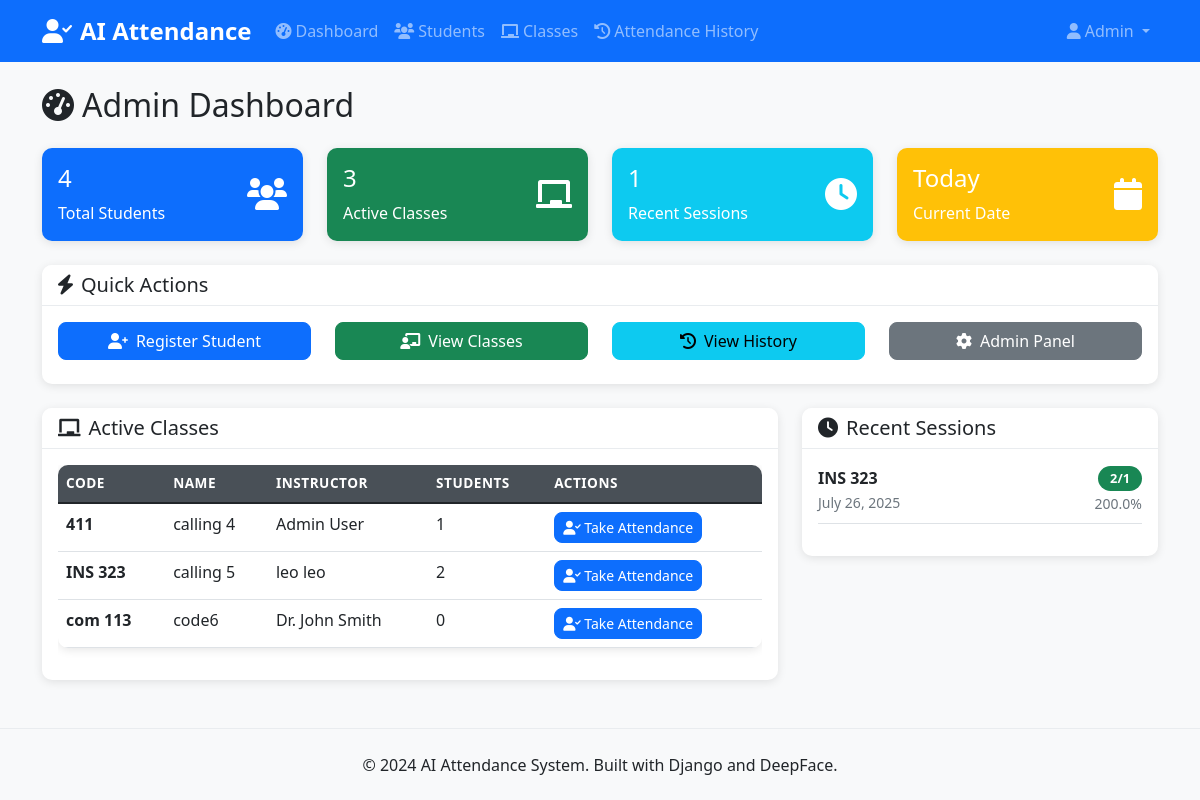
/admin-dashboard/, run on an earlier commit of the app's database.
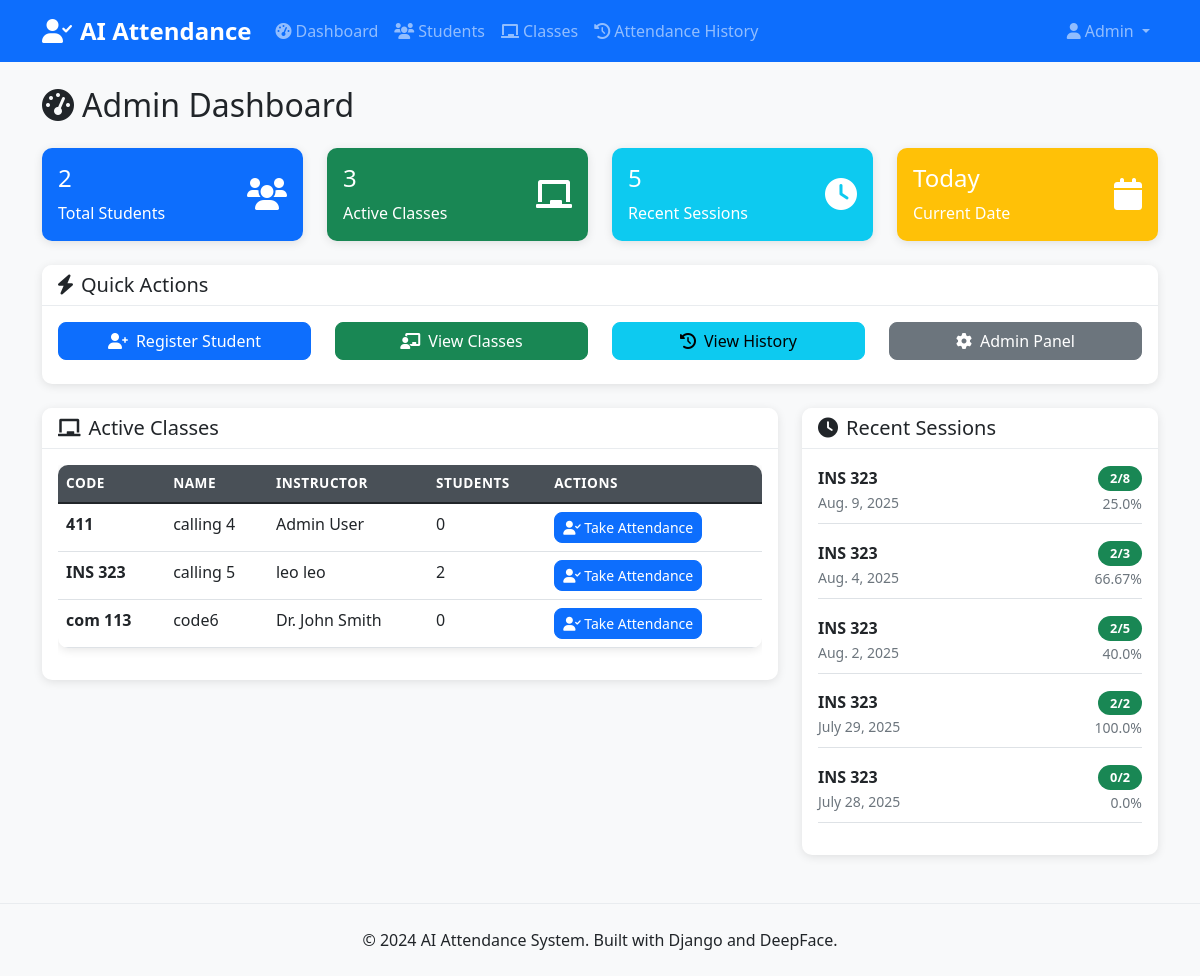
And on a later commit of the database.
### attendance/models.py (models this page shows, shortened)
class Class(models.Model):
    name = models.CharField(max_length=100, unique=True)
    code = models.CharField(max_length=20, unique=True)
    description = models.TextField(blank=True)
    instructor = models.ForeignKey('CustomUser', on_delete=models.CASCADE, related_name='taught_classes', limit_choices_to={'position': 'lecturer'})
    created_at = models.DateTimeField(auto_now_add=True)
    is_active = models.BooleanField(default=True)
    class Meta:
        verbose_name_plural = "Classes"
        ordering = ['name']

class CustomUser(AbstractUser):
    POSITION_CHOICES = [
        ('student', 'Student'),
        ('lecturer', 'Lecturer'),
    ]
    position = models.CharField(
        max_length=10,
        choices=POSITION_CHOICES,
        default='student',
        help_text='User position in the system'
    )
    phone = models.CharField(max_length=20, blank=True, null=True)
    student_id = models.CharField(max_length=20, blank=True, null=True, unique=True)

class AttendanceSession(models.Model):
    class_session = models.ForeignKey(Class, on_delete=models.CASCADE, related_name='attendance_sessions')
    date = models.DateField(default=timezone.now)
    start_time = models.DateTimeField(auto_now_add=True)
    end_time = models.DateTimeField(null=True, blank=True)
    is_active = models.BooleanField(default=True)
    total_students = models.IntegerField(default=0)
    present_count = models.IntegerField(default=0)
    created_by = models.ForeignKey('CustomUser', on_delete=models.CASCADE, related_name='created_sessions')
    class Meta:
        unique_together = ['class_session', 'date']
        ordering = ['-start_time']
    @property
    def attendance_rate(self):
        if self.total_students == 0:
            return 0
        return round((self.present_count / self.total_students) * 100, 2)

### attendance/views.py (the view)
# urls.py: path('dashboard/', views.student_dashboard, name='student_dashboard'),
def dashboard(request):
    classes = Class.objects.filter(is_active=True)
    recent_sessions = AttendanceSession.objects.select_related('class_session').order_by('-start_time')[:5]
    total_students = Student.objects.filter(is_active=True).count()
    total_classes = classes.count()
    context = {
        'classes': classes,
        'recent_sessions': recent_sessions,
        'total_students': total_students,
        'total_classes': total_classes,
    }
    return render(request, 'attendance/admin_dashboard.html', context)

### templates/attendance/admin_dashboard.html (shortened to what the changed rows need)
{% extends 'attendance/base.html' %}
{% load static %}
{% block page_header %}
<div class="row">
    <div class="col-12">
        <h1 class="h2 mb-4">
            <i class="fas fa-tachometer-alt me-2"></i>Admin Dashboard
        </h1>
    </div>
</div>
{% endblock %}
{% block content %}
<div class="row mb-4">
    <div class="col-md-3">
        <div class="card bg-primary text-white">
            <div class="card-body">
                <div class="d-flex justify-content-between">
                    <div>
                        <h4 class="card-title">{{ total_students }}</h4>
                        <p class="card-text">Total Students</p>
                    </div>
                </div>
            </div>
        </div>
    </div>
    <div class="col-md-3">
        <div class="card bg-info text-white">
            <div class="card-body">
                <div class="d-flex justify-content-between">
                    <div>
                        <h4 class="card-title">{{ recent_sessions|length }}</h4>
                        <p class="card-text">Recent Sessions</p>
                    </div>
                </div>
            </div>
        </div>
    </div>
</div>
<div class="row mb-4">
    <div class="col-md-8">
        <div class="card">
            <div class="card-body">
                {% if classes %}
                    <div class="table-responsive">
                        <table class="table table-hover">
                            <thead>
                                <tr>
                                    <th>Code</th>
                                    <th>Name</th>
                                    <th>Instructor</th>
                                    <th>Students</th>
                                    <th>Actions</th>
                                </tr>
                            </thead>
                            <tbody>
                                {% for class in classes %}
                                <tr>
                                    <td><strong>{{ class.code }}</strong></td>
                                    <td>{{ class.name }}</td>
                                    <td>{{ class.instructor.get_full_name|default:class.instructor.username }}</td>
                                    <td>{{ class.students.count }}</td>
                                    <td>
                                        <a href="{% url 'take_attendance' class.id %}" class="btn btn-sm btn-primary">
                                            <i class="fas fa-user-check"></i> Take Attendance
                                        </a>
                                    </td>
                                </tr>
                                {% endfor %}
                            </tbody>
                        </table>
                    </div>
                {% else %}
                    <p class="text-muted">No active classes found.</p>
                {% endif %}
            </div>
        </div>
    </div>
    <div class="col-md-4">
        <div class="card">
            <div class="card-body">
                {% if recent_sessions %}
                    {% for session in recent_sessions %}
                    <div class="d-flex justify-content-between align-items-center mb-3 pb-2 border-bottom">
                        <div>
                            <strong>{{ session.class_session.code }}</strong><br>
                            <small class="text-muted">{{ session.date }}</small>
                        </div>
                        <div class="text-end">
                            <span class="badge bg-success">{{ session.present_count }}/{{ session.total_students }}</span><br>
                            <small class="text-muted">{{ session.attendance_rate }}%</small>
                        </div>
                    </div>
                    {% endfor %}
                {% else %}
                    <p class="text-muted">No recent sessions.</p>
                {% endif %}
            </div>
        </div>
    </div>
</div>
{% endblock %}

What changed in the data, as far as the page shows it:
no longer on this page (row unchanged): AttendanceSession: class_session.code "INS 323", date "July 26, 2025", present_count "2", total_students "1", attendance_rate "200.0"
computed for Class "calling 4": students.count "1" → "0"
added AttendanceSession: class_session.code "INS 323", date "Aug. 9, 2025", present_count "2", total_students "8", attendance_rate "25.0"
added AttendanceSession: class_session.code "INS 323", date "Aug. 4, 2025", present_count "2", total_students "3", attendance_rate "66.67"
added AttendanceSession: class_session.code "INS 323", date "Aug. 2, 2025", present_count "2", total_students "5", attendance_rate "40.0"
added AttendanceSession: class_session.code "INS 323", date "July 29, 2025", present_count "2", total_students "2", attendance_rate "100.0"
added AttendanceSession: class_session.code "INS 323", date "July 28, 2025", present_count "0", total_students "2", attendance_rate "0.0"
Also different on the page:
{{ total_students }}: "4" → "2"
{{ recent_sessions|length }}: "1" → "5"
